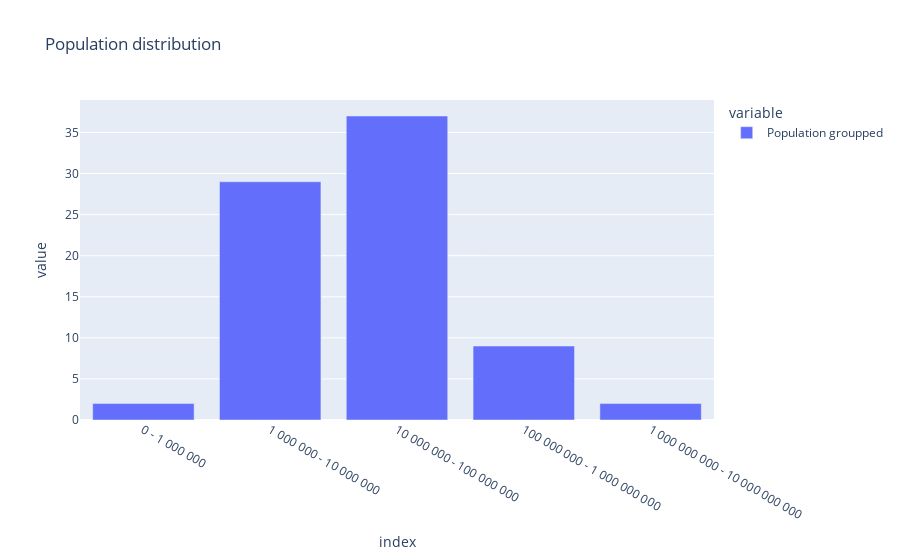

Notebook code for this chart:
### Code cell
df["Population groupped"].loc[df["Year"] == 2016].value_counts(sort=False).plot(kind="bar",
                                                                                title="Population distribution")

### Figure 1 — Plotly figure (JSON) as saved in the notebook; plotly's stock layout.template omitted (floating-point values rounded to 4 significant figures)
{"data": [{"alignmentgroup": "True", "hovertemplate": "variable=Population groupped<br>index=%{x}<br>value=%{y}<extra></extra>", "legendgroup": "Population groupped", "marker": {"color": "#636efa", "pattern": {"shape": ""}}, "name": "Population groupped", "offsetgroup": "Population groupped", "orientation": "v", "showlegend": true, "textposition": "auto", "x": ["0 - 1 000 000", "1 000 000 - 10 000 000", "10 000 000 - 100 000 000", "100 000 000 - 1 000 000 000", "1 000 000 000 - 10 000 000 000"], "xaxis": "x", "y": [2, 29, 37, 9, 2], "yaxis": "y", "type": "bar"}], "layout": {"xaxis": {"anchor": "y", "domain": [0.0, 1.0], "title": {"text": "index"}}, "yaxis": {"anchor": "x", "domain": [0.0, 1.0], "title": {"text": "value"}}, "legend": {"title": {"text": "variable"}, "tracegroupgap": 0}, "title": {"text": "Population distribution"}, "barmode": "relative"}}
